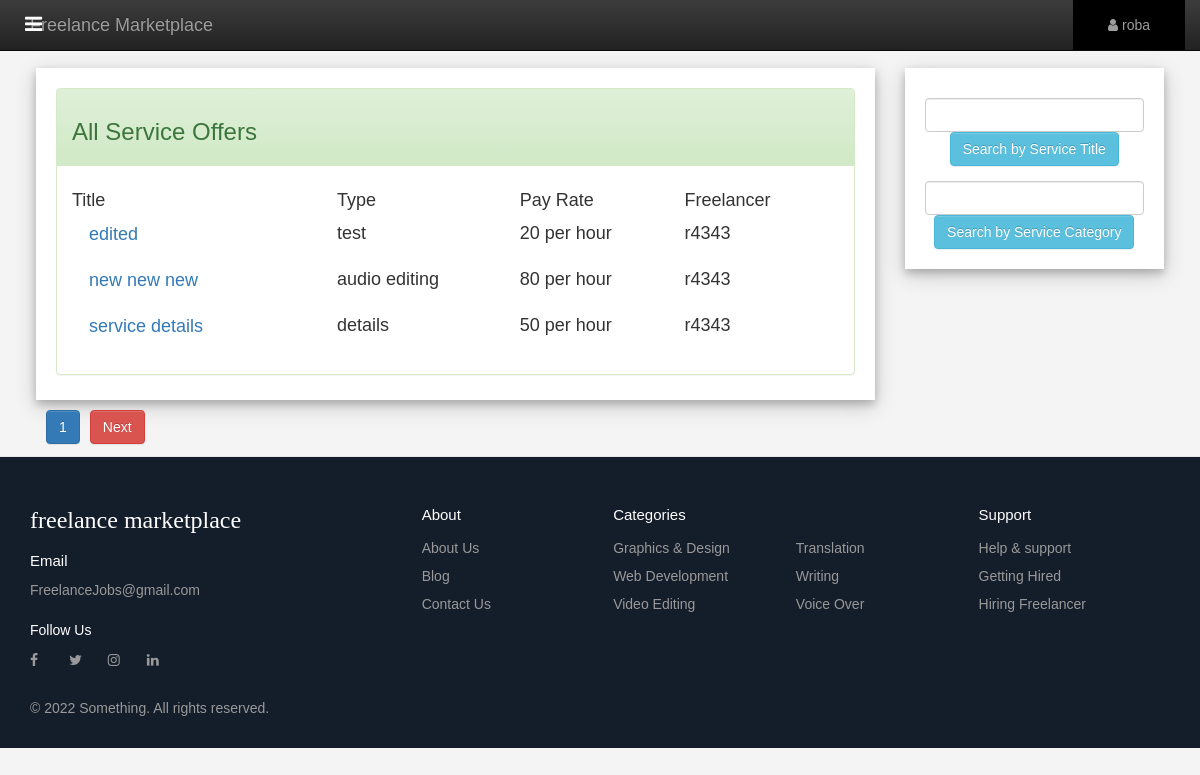
/view/admin/view-services.php (signed in), run on the app's committed database.
### tables this page shows
CREATE TABLE `service` (
  `service_id` int(11) NOT NULL,
  `service_name` varchar(50) NOT NULL,
  `description` varchar(255) NOT NULL,
  `category` varchar(50) NOT NULL,
  `payrate` varchar(255) NOT NULL,
  `f_username` varchar(255) NOT NULL,
  `posted_on` int(11) NOT NULL
);

### controller/admin/admin-profile.php (called while the page is built, shortened)
<?php
include_once "$_SERVER[DOCUMENT_ROOT]/free/model/admin/admin-profile.php";
$display = new Admin_Profile();
$display->View();
?>

### model/admin/admin-profile.php (called while the page is built, shortened)
<?php
include_once "$_SERVER[DOCUMENT_ROOT]/free/model/db.php";
class Admin_Profile extends Database{
    function View(){
$uid=$_SESSION['user_id'];
$sql = "SELECT * FROM admin WHERE username='$uid'";
$result = $this->connect()->query($sql);
if ($result->num_rows > 0) {
    while($row = $result->fetch_assoc()) {
        $this->username=$row["username"];
        }
}
}
}
?>

### model/db.php (called while the page is built, shortened)
<?php
class Database
{
public function connect()
{
$this->host="localhost";
$this->user="root";
$this->pass="";
$this->dbname="freelance";
	$con = new mysqli($this->host, $this->user, $this->pass, $this->dbname);
		return $con;
}
}
?>

### model/employer/employer-profile.php (called while the page is built, shortened)
<?php
include_once "$_SERVER[DOCUMENT_ROOT]/free/model/db.php";
class Employer_Profile extends Database{
    function view(){
$sql3 = "SELECT * FROM service";
$result3 = $this->connect()->query($sql3);
    if ($result3->num_rows > 0) {
    while($row = $result3->fetch_assoc()) {
        $this->count_ser=mysqli_num_rows($result3);
    }
}
}
}
?>

### controller/employer/employer-profile.php (called while the page is built, shortened)
<?php
include_once "$_SERVER[DOCUMENT_ROOT]/free/model/employer/employer-profile.php";
$profile = new Employer_Profile();
$profile->view();
?>

### model/admin/pagination.php (called while the page is built, shortened)
<?php
include_once "$_SERVER[DOCUMENT_ROOT]/free/controller/employer/employer-profile.php";
if (isset($_GET['page'])) {
    $page = $_GET['page'];
}
else{
    $page = 1;
}
$num_per_page = 03;
$start_from = ($page-1)*03;
$total_page_ser = ceil($profile->count_ser/$num_per_page );
$servername = "localhost";
$dbuser = "root";
$dbpass = "";
$dbname = "freelance";
$con = mysqli_connect($servername, $dbuser, $dbpass, $dbname);
$sql1 = "SELECT * FROM service LIMIT $start_from,$num_per_page";
$result1=mysqli_query($con,$sql1);
$resultcheck1= mysqli_num_rows($result1);
?>

### view/admin/view-services.php (the view, shortened to what this page needs)
<?php
 include_once "$_SERVER[DOCUMENT_ROOT]/free/model/db.php";
 include_once "$_SERVER[DOCUMENT_ROOT]/free/model/admin/pagination.php";
?>
<!DOCTYPE html>
<html>
<head>
	  <link rel="stylesheet" type="text/css" href="../includes/css/bootstrap.min.css">
	  <link rel="stylesheet" type="text/css" href="../includes/css/bootstrap-theme.min.css">
    <link rel="stylesheet" type="text/css" href="../includes/res/font-awesome/css/font-awesome.min.css">
</head>
<body>
<?php require 'includes/admin-nav.php' ?>
<div style="padding:1% 3% 1% 3%;">
<div class="row">
	<div class="col-lg-9">
		<div class="card" style="padding:20px 20px 5px 20px;margin-top:20px">
			<div class="panel panel-success">
			  <div class="panel-heading"><h3>All Service Offers </h3></div>
			  <div class="panel-body"><h4>
			  	<?php
if ($resultcheck1 > 0){
	echo '<table  style=" width: 100% ; border: none;" >';
			echo '<tr>
			<td>'.'Title'.'</td>
			<td>'.'Type'.'</td>
			<td>'.'Pay Rate'.'</td>
			<td>'.'Freelancer'.'</td>
			</tr>';
		while($row=mysqli_fetch_assoc($result1)){
        $title=$row["service_name"];
        $type=$row["category"];
        $budget=$row["payrate"];
        $username=$row["f_username"];
        $s_id=$row["service_id"];
			echo '
			<form action="view-services.php" method="post">
			<tr>
			<input type="hidden" name="sid" value="'.$s_id.'">
		  	<td><input type="submit" class="btn btn-link btn-lg" value="'.$title.'"></td>
			<td>'.$type.'</td>
			<td>'.$budget.'</td>
			<td>'.$username.'</td>
			</tr>
			</form>' ;
		}
		echo '</table>';
}
?>
              </h4></div>
			</div >
		</div>
<?php
for ($i=1; $i < $total_page_ser; $i++)
{
   echo "<a href='view-services.php?page=".$i." 'class='btn btn-primary' style='margin-left:10px; margin-top:10px;'>$i</a>" ;
}
if ($i>$page) {
	echo "<a href='view-services.php?page=".($page+1)." 'class='btn btn-danger' style='margin-left:10px; margin-top:10px;'>Next</a>" ;
}
?>
	</div>
	<div class="col-lg-3">
		<div class="card" style="padding:20px 20px 5px 20px;margin-top:20px">
			<form action="view-services.php" method="post">
				<div class="form-group">
				  <input type="text" class="form-control" name="s_title">
				  <center><button type="submit" class="btn btn-info">Search by Service Title</button></center>
				</div>
	        </form>
	        <form action="view-services.php" method="post">
				<div class="form-group">
				  <input type="text" class="form-control" name="s_type">
				  <center><button type="submit" class="btn btn-info">Search by Service Category</button></center>
				</div>
	        </form>
	    </div>
	</div>
</div>
</div>
<?php require'includes/footer.php'; ?>
</body>
</html>

### view/admin/includes/admin-nav.php (shortened to what this page needs)
<?php
 include_once "$_SERVER[DOCUMENT_ROOT]/free/model/db.php";
 include_once "$_SERVER[DOCUMENT_ROOT]/free/model/admin/admin-profile.php";
 include_once "$_SERVER[DOCUMENT_ROOT]/free/controller/admin/admin-profile.php";
?>
<!DOCTYPE html>
<html lang="en">
  <head>
   <link rel="stylesheet" type="text/css" href="../includes/css/bootstrap.min.css">
<link rel="stylesheet" type="text/css" href="../includes/css/nav.css">
    <link rel="stylesheet" type="text/css" href="../includes/res/font-awesome/css/font-awesome.min.css">
  </head>
  <body>
   <nav class="navbar navbar-inverse navbar-fixed-top" id="my-navbar" >
    <div class="menu-btn" style=" color: white; margin-top: 10px;">
      <i class="fa fa-navicon" ></i>
    </div>
  <div class="container">
    <div class="navber-header">
      <a href="index.php" class="navbar-brand">Freelance Marketplace</a>
    </div>
    <div class="collapse navbar-collapse" id="navbar-collapse">
      <ul class="nav navbar-nav navbar-right">
        <li class="dropdown" style="background:#000;padding:0 20px 0 20px;">
              <a class="dropdown-toggle" data-toggle="dropdown" href="#"><span class="fa fa-user"></span>
                <?php include_once('../../model/admin/admin-profile.php');
      echo $display ->username;
       ?>
              </a>
          </li>
      </ul>
    </div>
  </div>
</nav>
  </body>
</html>

### view/admin/includes/footer.php (shortened to what this page needs)
<!DOCTYPE html>
<html>
<head>
  <link rel="stylesheet" type="text/css" href="../css/footer.css">
</head>
<body>
<footer class="footer" >
  <div class="footer__addr">
    <h1 class="footer__logo">Freelance Marketplace</h1>
    <h2>Email</h2>
    <address>
      FreelanceJobs@gmail.com<br>
    </address>
    <p>Follow Us</p>
      <div class="social-logo">
             <a href=""><i class="fa fa-facebook" id="icons"></i></a>
              <a href=""><i class="fa fa-twitter" id="icons"></i></a>
              <a href=""><i class="fa fa-instagram" id="icons"></i></a>
              <a href=""><i class="fa fa-linkedin" id="icons"></i></a>
        </div>
  </div>
  <ul class="footer__nav">
    <li class="nav__item">
      <h2 class="nav__title">About</h2>
      <ul class="nav__ul">
        <li>
          <a href="#">About Us</a>
        </li>
        <li>
          <a href="#">Blog</a>
        </li>
        <li>
          <a href="#">Contact Us</a>
        </li>
      </ul>
    </li>
    <li class="nav__item nav__item--extra">
      <h2 class="nav__title">Categories</h2>
      <ul class="nav__ul nav__ul--extra">
        <li>
          <a href="#">Graphics & Design</a>
        </li>
        <li>
          <a href="#">Web Development</a>
        </li>
        <li>
          <a href="#">Video Editing</a>
        </li>
        <li>
          <a href="#">Translation</a>
        </li>
        <li>
          <a href="#">Writing</a>
        </li>
        <li>
          <a href="#">Voice Over</a>
        </li>
      </ul>
    </li>
    <li class="nav__item">
      <h2 class="nav__title">Support</h2>
      <ul class="nav__ul">
        <li>
          <a href="#">Help & support</a>
        </li>
        <li>
          <a href="#">Getting Hired</a>
        </li>
        <li>
          <a href="#">Hiring Freelancer</a>
        </li>
      </ul>
    </li>
  </ul>
  <div class="legal">
    <p>&copy; 2022 Something. All rights reserved.</p>
  </div>
</footer>
</body>
</html>

### view/Includes/css/nav.css (style rules this page uses)
* { margin: 0; padding: 0; box-sizing: border-box; font-family: "Poppins", sans-serif; }
.menu-btn { position: absolute; color: black; font-size: 20px; margin: 25px; cursor: pointer; }

### view/Includes/css/footer.css (style rules this page uses)
*, *:before, *:after { box-sizing: border-box; }
html { font-size: 100%; }
body { font-family: acumin-pro, system-ui, sans-serif; margin: 0; display: grid; grid-template-rows: auto 1fr auto; font-size: 14px; background-color: #f4f4f4; align-items: start; min-height: 100vh; }
.footer { display: flex; flex-flow: row wrap; padding: 30px 30px 20px 30px; background-color: #141d2a; border-top: 1px solid #e5e5e5; }
.footer > * { flex: 1 100%; }
.footer__addr { margin-right: 1.25em; margin-bottom: 2em; }
.footer__logo { font-family: 'Pacifico', cursive; font-weight: 400; text-transform: lowercase; font-size: 1.5rem; color: white; }
.footer__addr h2 { margin-top: 1.3em; font-size: 15px; font-weight: 400; color: white; }
.nav__title { font-weight: 400; font-size: 15px; color: white; }
.footer address { font-style: normal; color: #999; }
.footer ul { list-style: none; padding-left: 0; }
.footer li { line-height: 2em; }
.footer a { text-decoration: none; }
.footer__nav { display: flex; flex-flow: row wrap; }
.footer__nav > * { flex: 1 50%; margin-right: 1.25em; }
.nav__ul a { color: #999; }
.nav__ul--extra { column-count: 2; column-gap: 1.25em; }
.legal { display: flex; flex-wrap: wrap; color: #999; }
.footer__addr p { color: white; }
.social-logo { cursor: text; }
.social-logo #icons { color: #999; width: 20px; margin-right: 15px; }
@media screen and (min-width: 40.375em) { .footer__nav > * { flex: 1; } }
@media screen and (min-width: 40.375em) { .nav__item--extra { flex-grow: 2; } }
@media screen and (min-width: 40.375em) { .footer__addr { flex: 1 0px; } }
@media screen and (min-width: 40.375em) { .footer__nav { flex: 2 0px; } }

### view/admin/view-services.php (style rules this page uses)
body { padding-top: 3%;margin: 0; }
.card { box-shadow: 0 4px 8px 0 rgba(0, 0, 0, 0.2), 0 6px 20px 0 rgba(0, 0, 0, 0.19); background:#fff }

### view/admin/includes/footer.php (style rules this page uses)
*, *:before, *:after { box-sizing: border-box; }
html { font-size: 100%; }
body { font-family: acumin-pro, system-ui, sans-serif; margin: 0; display: grid; grid-template-rows: auto 1fr auto; font-size: 14px; background-color: #f4f4f4; align-items: start; min-height: 100vh; }
.footer { display: flex; flex-flow: row wrap; padding: 30px 30px 20px 30px; background-color: #141d2a; border-top: 1px solid #e5e5e5; }
.footer > * { flex: 1 100%; }
.footer__addr { margin-right: 1.25em; margin-bottom: 2em; }
.footer__logo { font-family: 'Pacifico', cursive; font-weight: 400; text-transform: lowercase; font-size: 1.5rem; color: white; }
.footer__addr h2 { margin-top: 1.3em; font-size: 15px; font-weight: 400; color: white; }
.nav__title { font-weight: 400; font-size: 15px; color: white; }
.footer address { font-style: normal; color: #999; }
.footer ul { list-style: none; padding-left: 0; }
.footer li { line-height: 2em; }
.footer a { text-decoration: none; }
.footer__nav { display: flex; flex-flow: row wrap; }
.footer__nav > * { flex: 1 50%; margin-right: 1.25em; }
.nav__ul a { color: #999; }
.nav__ul--extra { column-count: 2; column-gap: 1.25em; }
.legal { display: flex; flex-wrap: wrap; color: #999; }
.footer__addr p { color: white; }
.social-logo { cursor: text; }
.social-logo #icons { color: #999; width: 20px; margin-right: 15px; }
@media screen and (min-width: 40.375em) { .footer__nav > * { flex: 1; } }
@media screen and (min-width: 40.375em) { .nav__item--extra { flex-grow: 2; } }
@media screen and (min-width: 40.375em) { .footer__addr { flex: 1 0px; } }
@media screen and (min-width: 40.375em) { .footer__nav { flex: 2 0px; } }

### data on the page
service: service_name "edited", category "test", payrate "20 per hour", f_username "r4343"
service: service_name "new new new", category "audio editing", payrate "80 per hour", f_username "r4343"
service: service_name "service details", category "details", payrate "50 per hour", f_username "r4343"

### other printed values
$display ->username "roba"
